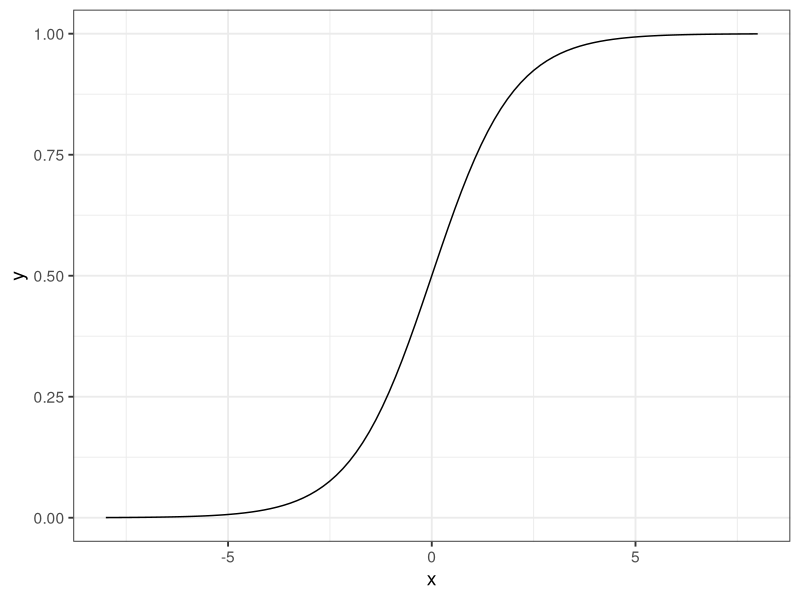
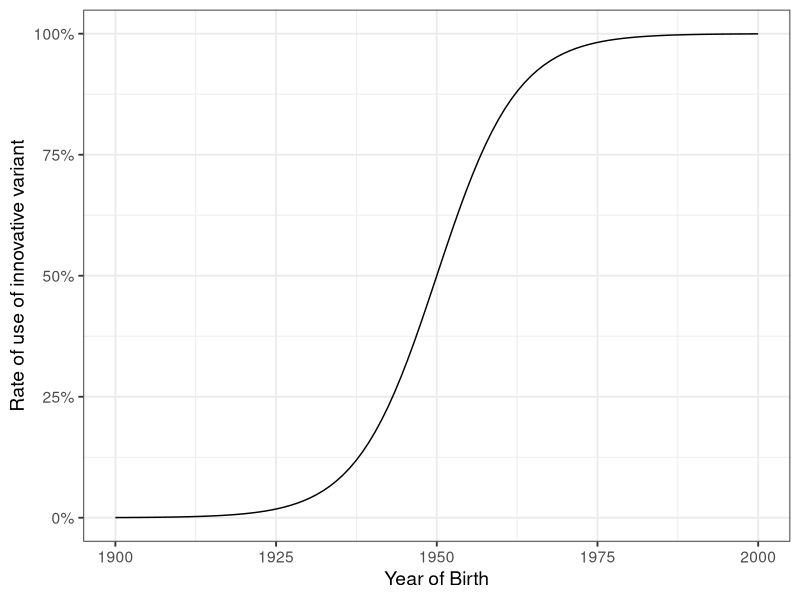

The R source for these figures, in order:
## ---- chunk 1
library(tidyverse)
library(scales)
## ---- chunk 2
#s-curve
p <- ggplot(data = data.frame(x = c(-8, 8)), aes(x))

p +
  stat_function(fun = function(x) exp(x)/(1 + exp(x)), n = 100) +
  theme_bw(base_size = 14)

## ---- chunk 3
p <- ggplot(data = data.frame(x = c(-8, 8)), aes(x))

p +
  stat_function(fun = function(x) exp(x)/(1 + exp(x)), n = 100) +
  labs(x = "Year of Birth",
       y = "Rate of use of innovative variant") +
  scale_x_continuous(breaks = c(-8, -4, 0, 4, 8),
                     labels = c('1900', '1925', '1950',
                                '1975', '2000')) + 
  scale_y_continuous(labels = percent) +
  theme_bw(base_size = 14)
